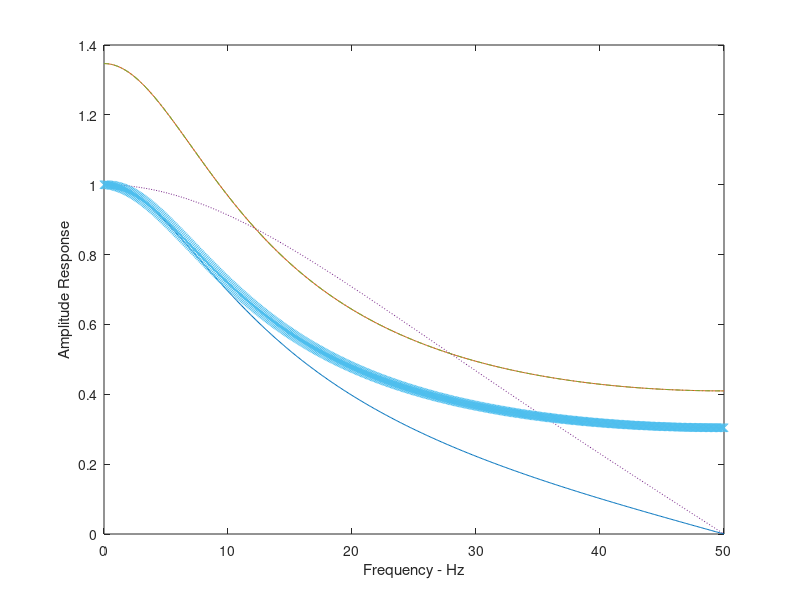

The MATLAB script that drew this image:
% File: c5_threefilters.m
% Software given here is to accompany the textbook: W.H. Tranter, 
% K.S. Shanmugan, T.S. Rappaport, and K.S. Kosbar, Principles of 
% Communication Systems Simulation with Wireless Applications, 
% Prentice Hall PTR, 2004.
%
figure(1)
T = 0.01;
f = 0:0.1:50;
z = exp(-i*2*pi*f*T);                           % see (5.4)
a0 = 0.239057; a1 = 0.239057; b1 = 0.521886;    % bilinear invariant
num = a0+a1*z;
den = 1-b1*z;
ampx = abs(num./den);
a0 = 0.628319; b1 = 0.533488;				    % impulse invariant
num = a0;
den = 1-b1*z;
ampy = abs(num./den);
a0 = 1.0; a1 = 0.533488; b1 = 0.533488;		    % step invriant	
num = (a0-a1)*z;
den = 1-b1*z;
ampz = abs(num./den);
plot(f,ampx,f,ampy,f,ampz)
xlabel('Frequency - Hz')
ylabel('Amplitude Response')

%figure(2)
T = 0.01;
f = 0:0.1:50;
z = exp(-i*2*pi*f*T);                           % see (5.4)
a0 = 0.420808; a1 = 0.420808; b1 = 0.158384;    % bilinear invariant
num = a0+a1*z;
den = 1-b1*z;
ampx1 = abs(num./den);
a0 = 0.628319; b1 = 0.533488;				    % impulse invariant
num = a0;
den = 1-b1*z;
ampy1 = abs(num./den);
a0 = 1.0; a1 = 0.533488; b1 = 0.533488;		    % step invriant	
num = (a0-a1)*z;
den = 1-b1*z;
ampz1 = abs(num./den);
plot(f,ampx,f,ampy,f,ampz,f,ampx1,':',f,ampy1,'-.',f,ampz1,'x')
xlabel('Frequency - Hz')
ylabel('Amplitude Response')
% End of script file.